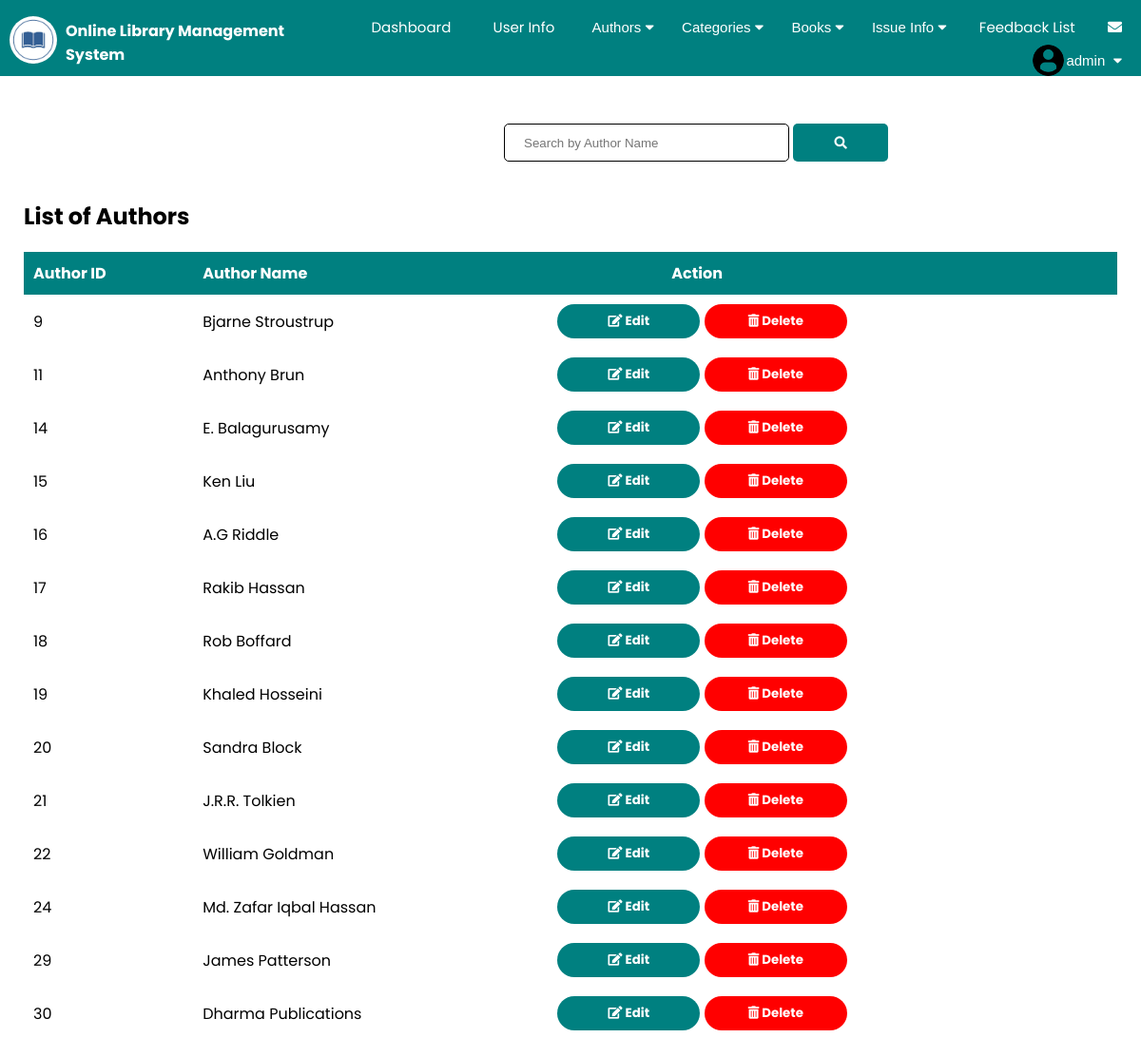
/manage_authors.php (signed in), run on the app's committed database.
### tables this page shows
CREATE TABLE `authors` (
  `authorid` int(111) NOT NULL,
  `authorname` varchar(111) NOT NULL
);

### manage_authors.php (the view, shortened to what this page needs)
<?php
	include "connection.php";
    include "admin_navbar.php";
?>
<!DOCTYPE html>
<html lang="en">
<head>
    <link rel="stylesheet" href="https://cdnjs.cloudflare.com/ajax/libs/font-awesome/5.15.2/css/all.min.css" />
    <link rel="stylesheet" href="style.css?v=<?php echo time(); ?>">
</head>
<body>
    <div class="search-bar admin-search">
        <form action="" method='post'>
            <input type="search" name='search' placeholder='Search by Author Name' required>
            <button type='submit' name='submit'><i class="fas fa-search"></i></button>
        </form>
    </div>
    <div class="request-table">
        <div class="request-container">
            <h2 class="request-title user-info-title">List of Authors</h2>
            <?php
		if(isset($_POST['submit']))
		{
			$q = mysqli_query($db,"SELECT * FROM authors where authorname like '%$_POST[search]%'; ");
			if(mysqli_num_rows($q) == 0)
			{
				echo "Sorry! No Authors found. Try searching again";
			}
			else
			{
				echo "<table class='rtable authortable'>";
                echo "<tr style='background-color: teal;'>";
                echo "<th>"; echo "Author ID"; echo "</th>";
                echo "<th>"; echo "Author Name"; echo "</th>";
                echo "<th>"; echo "Action"; echo "</th>";
                echo "</tr>";
                while($row = mysqli_fetch_assoc($q))
                {
                    echo "<tr>";
                    echo "<td>"; echo $row['authorid']; echo "</td>";
                    echo "<td>"; echo $row['authorname']; echo "</td>";
                    echo "<td>";?><a href="edit_author.php?ed=<?php echo $row['authorid'];?>"><button style="font-weight:bold;" type="submit" name="submit1" class="btn btn-default actionbtn"><i class="fas fa-edit"></i> Edit
			        </button>
                    </a>
                    <a href="delete_author.php?del=<?php echo $row['authorid'];?>"><button onclick="del()" style="font-weight:bold;" type="submit" name="submit1" class="delbtn" ><i class="fas fa-trash-alt"></i> Delete
                        </button>
                    </a>
			        <?php
			        echo "</td>";
                    echo "</tr>";
                }
                echo "</table>";
		    }
		}
		else
		{
			$res = mysqli_query($db,"SELECT * FROM authors; ");
            echo "<table class='rtable authortable'>";
            echo "<tr style='background-color: teal;'>";
            echo "<th>"; echo "Author ID"; echo "</th>";
            echo "<th>"; echo "Author Name"; echo "</th>";
            echo "<th>"; echo "Action"; echo "</th>";
            echo "</tr>";
            while($row = mysqli_fetch_assoc($res))
            {
                echo "<tr>";
                echo "<td>"; echo $row['authorid']; echo "</td>";
                echo "<td>"; echo $row['authorname']; echo "</td>";
                echo "<td>";?><a href="edit_author.php?ed=<?php echo $row['authorid'];?>"><button style="font-weight:bold;" type="submit" name="submit1" class="btn btn-default actionbtn"><i class="fas fa-edit"></i> Edit
                </button>
                </a>
                <a href="delete_author.php?del=<?php echo $row['authorid'];?>"><button onclick="del()" style="font-weight:bold;" type="submit" name="submit1" class="delbtn"><i class="fas fa-trash-alt"></i> Delete
                </button></a>
                <?php
                echo "</td>";
                echo "</tr>";
            }
            echo "</table>";
        }
        ?>
        </div>
    </div>
</body>
</html>

### style.css (style rules this page uses)
html { scroll-behavior: smooth; }
* { margin: 0; padding: 0; box-sizing: border-box; }
body { font-family: 'Poppins', sans-serif; }
a { text-decoration: none; color: #fff; font-size: 17px; }
.profile-table tr,td { border: none; padding: 10px; }
.btn-default { margin-top: 20px; margin-left: 60px; width: 150px; cursor: pointer; outline: none; border: none; }
.search-bar { margin-left: 480px; }
.search-bar input { border-radius: 5px; border: 1px solid; height: 40px; padding: 10px; padding-left: 20px; }
.search-bar button { width: 100px; padding: 10px; height: 40px; background-color: teal; color: white; border: none; border-radius: 5px; cursor: pointer; transition: 0.4s; outline: none; }
.admin-search { padding-top: 40px; margin-left: 530px; }
.btn { font-family: 'Poppins', sans-serif; }
.request-table { padding-bottom: 500px; }
.request-container { max-width: 1300px; margin: auto; padding-left: 25px; padding-right: 25px; }
.request-container .request-title { padding-top: 100px; }
.request-container .user-info-title { padding-top: 30px; }
.rtable { width: 100%; margin-top: 20px; border-collapse: collapse; }
.rtable th { text-align: left; color: white; padding: 10px; }
.authortable th:last-child { padding-left: 130px; }
.actionbtn { padding: 10px; margin: 0; }
.delbtn { background-color: red; color: #fff; padding: 8px 30px; border-radius: 30px; transition: background-color 0.4s; outline: none; border: none; cursor: pointer; width: 150px; font-family: 'Poppins', sans-serif; }
form input { width: 300px; height: 30px; margin: 10px 0; padding: 0 10px; border: 1px solid #ccc; }
.btn { display: inline-block; background-color: teal; color: #fff; padding: 8px 30px; border-radius: 30px; transition: background-color 0.4s; outline: none; }

### data on the page
authors: authorid "9", authorname "Bjarne Stroustrup"
authors: authorid "11", authorname "Anthony Brun"
authors: authorid "14", authorname "E. Balagurusamy"
authors: authorid "15", authorname "Ken Liu"
authors: authorid "16", authorname "A.G Riddle"
authors: authorid "17", authorname "Rakib Hassan"
authors: authorid "18", authorname "Rob Boffard"
authors: authorid "19", authorname "Khaled Hosseini"
authors: authorid "20", authorname "Sandra Block"
authors: authorid "21", authorname "J.R.R. Tolkien"
authors: authorid "22", authorname "William Goldman"
authors: authorid "24", authorname "Md. Zafar Iqbal Hassan"
authors: authorid "29", authorname "James Patterson"
authors: authorid "30", authorname "Dharma Publications"

### other printed values
$_SESSION['login_admin_username'] "admin"
